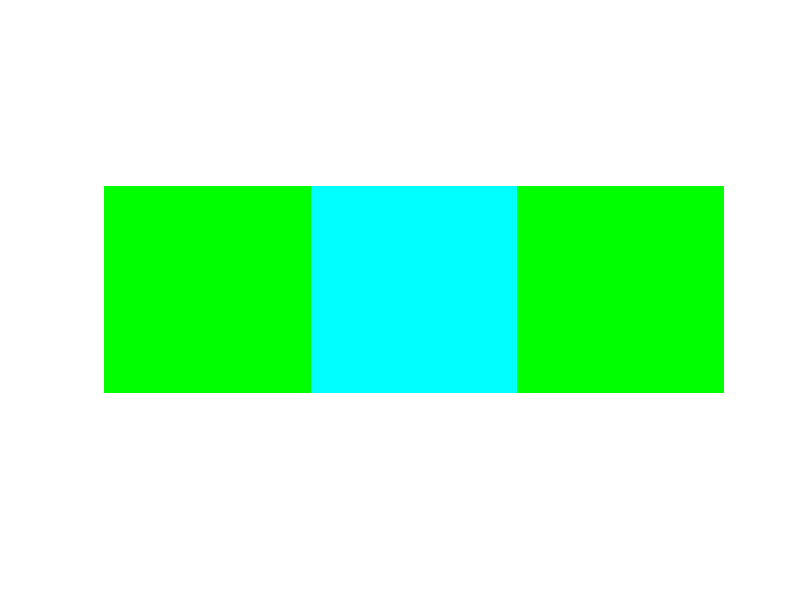

Here is the MATLAB script that generated this plot:
Matrix1 =[0 0 0];
Matrix2 =[1 1 1];
Matrix3 =[0 1 0];
[m,n]=size(Matrix1);
my_image=[m,n,3];
my_image(:,:,1)=Matrix1;
my_image(:,:,2)=Matrix2;
my_image(:,:,3)=Matrix3;
imshow(my_image);
